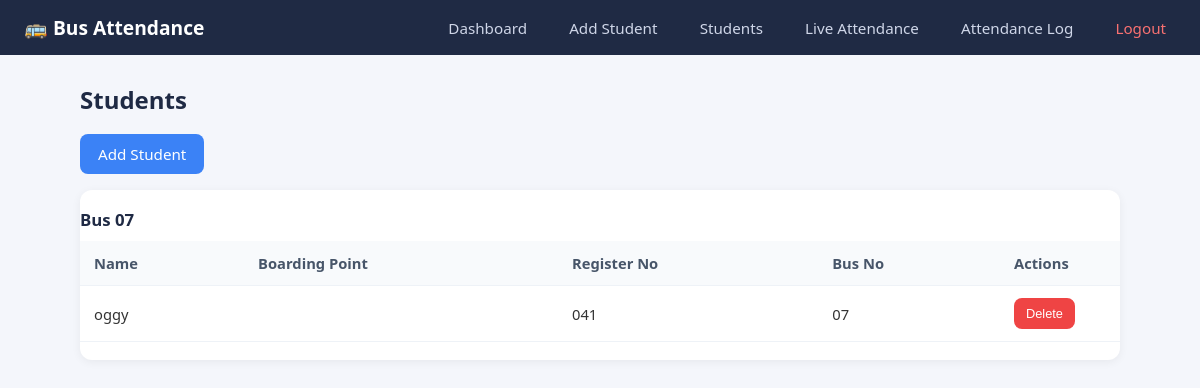
/students (signed in), run on an earlier commit of the app's database.
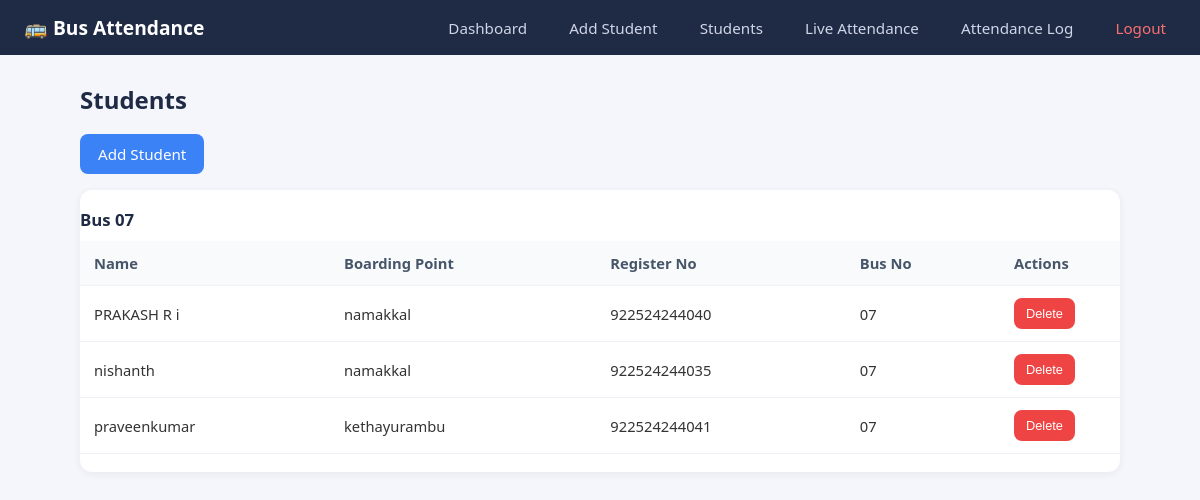
And on a later commit of the database.
### tables this page shows
CREATE TABLE students (
            id INTEGER PRIMARY KEY AUTOINCREMENT,
            name TEXT NOT NULL,
            roll_no TEXT UNIQUE NOT NULL,
            bus_no TEXT NOT NULL,
            face_encoding BLOB,
            image_path TEXT,
            created_at TEXT DEFAULT CURRENT_TIMESTAMP
        , password TEXT NOT NULL DEFAULT '', boarding_point TEXT NOT NULL DEFAULT '', fees_amount REAL NOT NULL DEFAULT 0, year_of_study TEXT NOT NULL DEFAULT '', date_of_birth TEXT NOT NULL DEFAULT '');

### app.py (the view)
@app.route("/students")
@login_required
def students():
    conn = get_db()
    bus_no = session.get("admin_bus_no")
    rows = conn.execute(
        "SELECT * FROM students" + (" WHERE bus_no = ?" if bus_no else "") + " ORDER BY bus_no ASC, name ASC",
        (bus_no,) if bus_no else (),
    ).fetchall()
    conn.close()
    students_by_bus = {}
    for row in rows:
        students_by_bus.setdefault(row["bus_no"], []).append(row)
    ordered_buses = sorted(students_by_bus.keys())
    return render_template(
        "attendance.html",
        students_by_bus=students_by_bus,
        ordered_buses=ordered_buses,
        mode="students",
    )

### app.py (called while the page is built)
def get_db():
    conn = sqlite3.connect(DATABASE)
    conn.row_factory = sqlite3.Row
    return conn

def login_required(f):
    @wraps(f)
    def decorated(*args, **kwargs):
        if not session.get("admin_logged_in"):
            return redirect(url_for("login"))
        return f(*args, **kwargs)
    return decorated

### templates/attendance.html (shortened to what this page needs)
<!DOCTYPE html>
<html lang="en">
<head>
    <link rel="stylesheet" href="{{ url_for('static', filename='style.css') }}">
</head>
<body>
    <nav class="navbar">
        <div class="nav-brand">🚌 Bus Attendance</div>
        <div class="nav-links">
            <a href="{{ url_for('dashboard') }}">Dashboard</a>
            <a href="{{ url_for('add_student') }}">Add Student</a>
            <a href="{{ url_for('students') }}">Students</a>
            <a href="{{ url_for('live_attendance') }}">Live Attendance</a>
            <a href="{{ url_for('attendance') }}">Attendance Log</a>
            <a href="{{ url_for('logout') }}" class="logout">Logout</a>
        </div>
    </nav>
    <main class="container">
        <h2>{{ 'Students' if mode == 'students' else ('Unknown Persons' if mode == 'unknown' else 'Attendance Log') }}</h2>
        {% if mode == 'students' %}
        <div class="btn-row" style="margin-bottom: 16px;">
            <a href="{{ url_for('add_student') }}" class="btn btn-primary">Add Student</a>
        </div>
        {% endif %}
        <div class="table-wrap">
            {% if mode == 'students' %}
                {% if ordered_buses %}
                    {% for bus_no in ordered_buses %}
                    <div class="bus-group">
                        <h3 class="bus-heading">Bus {{ bus_no }}</h3>
                        <table>
                            <thead>
                                <tr>
                                    <th>Name</th>
                                    <th>Boarding Point</th>
                                    <th>Register No</th>
                                    <th>Bus No</th>
                                    <th>Actions</th>
                                </tr>
                            </thead>
                            <tbody>
                                {% for s in students_by_bus[bus_no] %}
                                <tr>
                                    <td>{{ s['name'] }}</td>
                                    <td>{{ s['boarding_point'] }}</td>
                                    <td>{{ s['roll_no'] }}</td>
                                    <td>{{ s['bus_no'] }}</td>
                                    <td class="action-cell">
                                        <form method="POST" action="{{ url_for('delete_student', student_id=s['id']) }}" onsubmit="return confirm('Delete this student and their attendance records?');">
                                            <button type="submit" class="btn btn-danger btn-small">Delete</button>
                                        </form>
                                    </td>
                                </tr>
                                {% endfor %}
                            </tbody>
                        </table>
                    </div>
                    {% endfor %}
                {% else %}
                    <div class="empty">No students registered yet.</div>
                {% endif %}
            {% endif %}
        </div>
    </main>
</body>
</html>

What changed in the data, as far as the page shows it:
removed students: bus_no "07", name "oggy", roll_no "041"
added students: bus_no "07", name "PRAKASH R i", boarding_point "namakkal", roll_no "922524244040"
added students: name "nishanth", boarding_point "namakkal", roll_no "922524244035", bus_no "07"
added students: name "praveenkumar", boarding_point "kethayurambu", roll_no "922524244041", bus_no "07"
